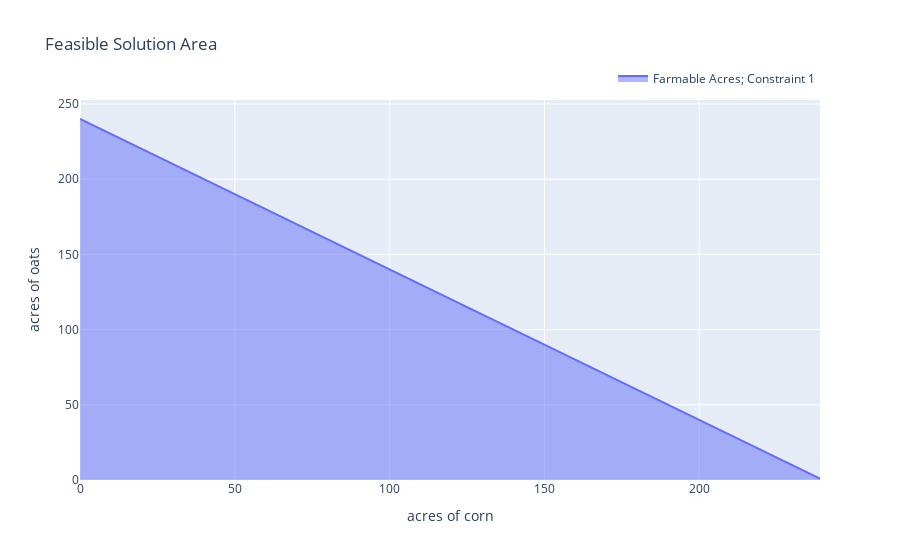

Notebook source saved alongside this figure:
### Markdown cell above
### Graph the solution space for the number of farmable acres

### Code cell
# notice the non-negativity constraint (i.e. constraint 3) is baked into the code here
acres = [a for a in range(0, 240)] 
    
acres_trace = go.Scatter(
    x = acres,
    # for y <= 240 - x
    y = [240 - a for a in acres], 
    fill = 'tozeroy',
    name = 'farmable acres; constraint 1'.title(),
    
)
data = [acres_trace]
layout = go.Layout(
    title = 'Feasible Solution Area',
    xaxis = {'title': 'acres of corn'},
    yaxis = {'title': 'acres of oats'},
    showlegend = True,
    legend = dict(
        orientation="h",
        yanchor="bottom",
        y=1.02,
        xanchor="right",
        x=1
    )
)
fig = go.Figure(data = data, layout = layout)
fig

### Figure 1 — Plotly figure (JSON) as saved in the notebook; plotly's stock layout.template omitted (floating-point values rounded to 4 significant figures; data arrays with more than 128 entries replaced by an {"elided": "..."} marker saying what was removed)
{"data": [{"fill": "tozeroy", "name": "Farmable Acres; Constraint 1", "type": "scatter", "x": {"elided": "240 int values"}, "y": {"elided": "240 int values"}}], "layout": {"legend": {"orientation": "h", "x": 1, "xanchor": "right", "y": 1.02, "yanchor": "bottom"}, "showlegend": true, "title": {"text": "Feasible Solution Area"}, "xaxis": {"title": {"text": "acres of corn"}}, "yaxis": {"title": {"text": "acres of oats"}}}}
